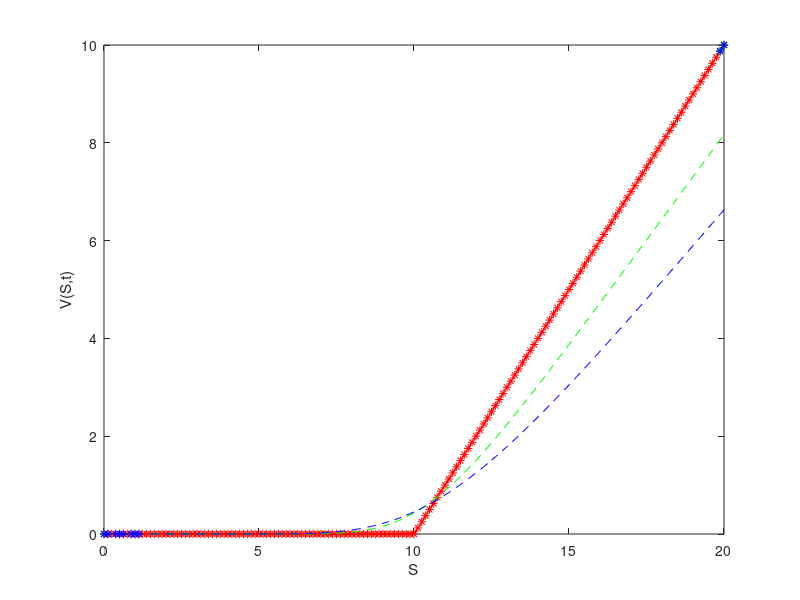

Reproduce this figure in MATLAB.

%% American Call using Explicit Method
clear all;
clc;
r = 0.2;
sigma = 0.25;
D = 0.3;
Nt = 1600;
Ns = 160;
Smax = 20;
Smin = 0;
T = 1;
E = 10;

dt = T/Nt;
ds = (Smax-Smin)/Ns;

V(1:Ns+1,1:Nt+1) = 0.0;
Vam(1:Ns+1,1:Nt+1) = 0.0;

S = Smin+(0:Ns)*ds;
tau = (0:Nt)*dt;

V(1:Ns+1,1) = max(S-E,0);
Vam(1:Ns+1,1) = max(S-E,0);

%Boundary conditions
% 1) V(0,t) = 0
V(1,1:Nt+1) = 0;
Vam(1,1:Nt+1) = 0;
% 2) V(S,t) = S*e^(-D*(T-t))-E*e^(-r(T-t))
V(Ns+1,1:Nt+1) = Smax*exp(-D*tau)-E*exp(-r*tau);
Vam(Ns+1,1:Nt+1) = Smax*exp(-D*tau)-E*exp(-r*tau);

for j=1:Nt
    for n=2:Ns
        V(n,j+1) = 0.5*dt*(sigma*sigma*n*n-(r-D)*n)*V(n-1,j)+(1-dt*(sigma*sigma*n*n+r))*V(n,j)+0.5*dt*(sigma*sigma*n*n+(r-D)*n)*V(n+1,j);
        Vam(n,j+1) = 0.5*dt*(sigma*sigma*n*n-(r-D)*n)*Vam(n-1,j)*(1-dt*(sigma*sigma*n*n+r))*Vam(n,j)+0.5*dt*(sigma*sigma*n*n+(r-D)*n)*Vam(n+1,j);
    end
    Vam(1:Ns+1,j+1) = max(Vam(1:Ns+1,j+1),Vam(1:Ns+1,1));
end

figure(1)
plot(S,V(:,1),'r--',S,Vam(:,1),'r-*',S,V(:,round(Nt/2)),'g--',S,Vam(:,round(Nt/2)),'g-*',S,V(:,Nt+1),'b--',S,Vam(:,Nt+1),'b-*');
xlabel("S");
ylabel("V(S,t)");




